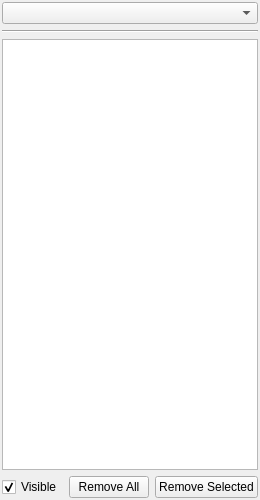
<?xml version="1.0" encoding="UTF-8"?>
<ui version="4.0">
 <class>DataViewWidgetBase</class>
 <widget class="QWidget" name="DataViewWidgetBase">
  <property name="geometry">
   <rect>
    <x>0</x>
    <y>0</y>
    <width>259</width>
    <height>500</height>
   </rect>
  </property>
  <property name="windowTitle">
   <string>Form</string>
  </property>
  <layout class="QVBoxLayout" name="verticalLayout">
   <property name="margin">
    <number>2</number>
   </property>
   <item>
    <widget class="QComboBox" name="modelSelectComboBox"/>
   </item>
   <item>
    <widget class="Line" name="line">
     <property name="orientation">
      <enum>Qt::Horizontal</enum>
     </property>
    </widget>
   </item>
   <item>
    <widget class="DataView" name="dataView"/>
   </item>
   <item>
    <layout class="QHBoxLayout" name="horizontalLayout">
     <item>
      <widget class="QCheckBox" name="visibleCheckBox">
       <property name="text">
        <string>Visible</string>
       </property>
       <property name="checked">
        <bool>true</bool>
       </property>
      </widget>
     </item>
     <item>
      <widget class="QPushButton" name="removeAllPushButton">
       <property name="text">
        <string>Remove All</string>
       </property>
      </widget>
     </item>
     <item>
      <widget class="QPushButton" name="removeSelectedPushButton">
       <property name="text">
        <string>Remove Selected</string>
       </property>
      </widget>
     </item>
    </layout>
   </item>
  </layout>
 </widget>
 <customwidgets>
  <customwidget>
   <class>DataView</class>
   <extends>QTableView</extends>
   <header>DataView.h</header>
  </customwidget>
 </customwidgets>
 <resources/>
 <connections/>
</ui>
